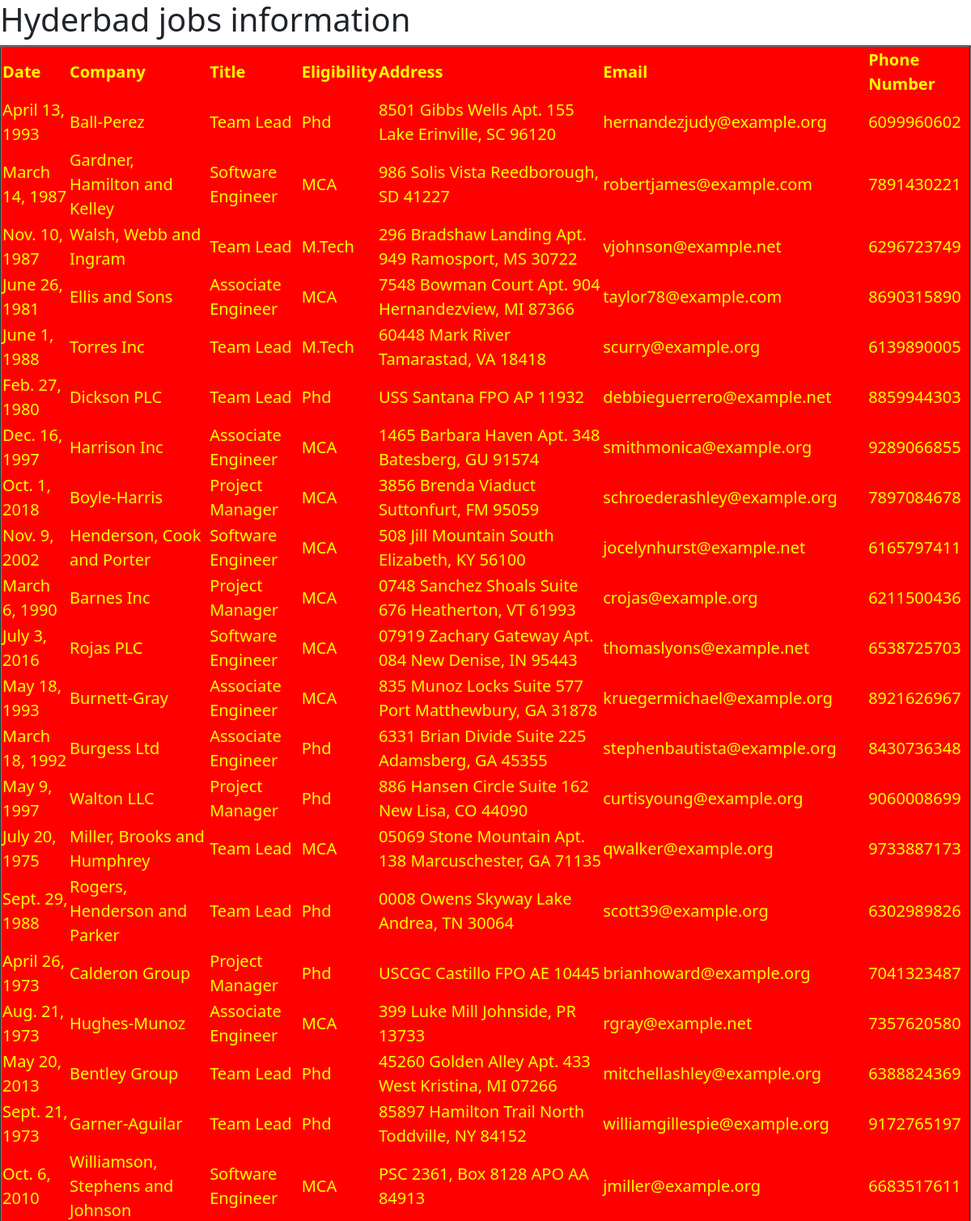
Screenshot of /hydjobs/ (upper part) with the database file from the repository.
### testapp/models.py (models this page shows)
class HydJobs(models.Model):
    date = models.DateField()
    company = models.CharField(max_length=30)
    title = models.CharField(max_length=30)
    eligibility = models.CharField(max_length=30)
    address = models.CharField(max_length=30)
    email = models.EmailField()
    phonenumber = models.BigIntegerField()

### testapp/views.py (the view)
# urls.py: path('hydjobs/', views.hydjobs_view),
def hydjobs_view(request):
    jobs_list = HydJobs.objects.all()
    my_dict = {'jobs_list':jobs_list}
    return render(request,'testapp/hydjobs.html',my_dict)

### templates/testapp/hydjobs.html (shortened to what this page needs)
<!DOCTYPE html>
{% load static %}
<html lang="en" dir="ltr">
  <head>
    <link href="https://cdn.jsdelivr.net/npm/bootstrap@5.3.1/dist/css/bootstrap.min.css" rel="stylesheet">
    <link rel="stylesheet" href="{% static 'css/jobs.css' %}">
  </head>
  <body>
    <h1>Hyderbad jobs information</h1>
    {% if jobs_list %}
    <table border="2px">
        <thead>
            <th>Date</th>
            <th>Company</th>
            <th>Title</th>
            <th>Eligibility</th>
            <th>Address</th>
            <th>Email</th>
            <th>Phone Number</th>
        </thead>
        {% for job in jobs_list %}
        <tr>
            <td>{{job.date}}</td>
            <td>{{job.company}}</td>
            <td>{{job.title}}</td>
            <td>{{job.eligibility}}</td>
            <td>{{job.address}}</td>
            <td>{{job.email}}</td>
            <td>{{job.phonenumber}}</td>
        </tr>
        {% endfor %}
    </table>
    {% else %}
    <p id="specialp">No jobs in Hyedrabad</p>
    {% endif %}
  </body>
</html>

### static/css/jobs.css (style rules this page uses)
table { color: yellow; background: red; margin: auto; font-size: 20px; }

### rows the page displays
HydJobs: date "April 13, 1993", company "Ball-Perez", title "Team Lead", eligibility "Phd", address "8501 Gibbs Wells Apt. 155 Lake Erinville, SC 96120", email "hernandezjudy@example.org", phonenumber "6099960602"
HydJobs: date "March 14, 1987", company "Gardner, Hamilton and Kelley", title "Software Engineer", eligibility "MCA", address "986 Solis Vista Reedborough, SD 41227", email "robertjames@example.com", phonenumber "7891430221"
HydJobs: date "Nov. 10, 1987", company "Walsh, Webb and Ingram", title "Team Lead", eligibility "M.Tech", address "296 Bradshaw Landing Apt. 949 Ramosport, MS 30722", email "vjohnson@example.net", phonenumber "6296723749"
HydJobs: date "June 26, 1981", company "Ellis and Sons", title "Associate Engineer", eligibility "MCA", address "7548 Bowman Court Apt. 904 Hernandezview, MI 87366", email "taylor78@example.com", phonenumber "8690315890"
HydJobs: date "June 1, 1988", company "Torres Inc", title "Team Lead", eligibility "M.Tech", address "60448 Mark River Tamarastad, VA 18418", email "scurry@example.org", phonenumber "6139890005"
HydJobs: date "Feb. 27, 1980", company "Dickson PLC", title "Team Lead", eligibility "Phd", address "USS Santana FPO AP 11932", email "debbieguerrero@example.net", phonenumber "8859944303"
HydJobs: date "Dec. 16, 1997", company "Harrison Inc", title "Associate Engineer", eligibility "MCA", address "1465 Barbara Haven Apt. 348 Batesberg, GU 91574", email "smithmonica@example.org", phonenumber "9289066855"
HydJobs: date "Oct. 1, 2018", company "Boyle-Harris", title "Project Manager", eligibility "MCA", address "3856 Brenda Viaduct Suttonfurt, FM 95059", email "schroederashley@example.org", phonenumber "7897084678"
HydJobs: date "Nov. 9, 2002", company "Henderson, Cook and Porter", title "Software Engineer", eligibility "MCA", address "508 Jill Mountain South Elizabeth, KY 56100", email "jocelynhurst@example.net", phonenumber "6165797411"
HydJobs: date "March 6, 1990", company "Barnes Inc", title "Project Manager", eligibility "MCA", address "0748 Sanchez Shoals Suite 676 Heatherton, VT 61993", email "crojas@example.org", phonenumber "6211500436"
HydJobs: date "July 3, 2016", company "Rojas PLC", title "Software Engineer", eligibility "MCA", address "07919 Zachary Gateway Apt. 084 New Denise, IN 95443", email "thomaslyons@example.net", phonenumber "6538725703"
HydJobs: date "May 18, 1993", company "Burnett-Gray", title "Associate Engineer", eligibility "MCA", address "835 Munoz Locks Suite 577 Port Matthewbury, GA 31878", email "kruegermichael@example.org", phonenumber "8921626967"
HydJobs: date "March 18, 1992", company "Burgess Ltd", title "Associate Engineer", eligibility "Phd", address "6331 Brian Divide Suite 225 Adamsberg, GA 45355", email "stephenbautista@example.org", phonenumber "8430736348"
HydJobs: date "May 9, 1997", company "Walton LLC", title "Project Manager", eligibility "Phd", address "886 Hansen Circle Suite 162 New Lisa, CO 44090", email "curtisyoung@example.org", phonenumber "9060008699"
HydJobs: date "July 20, 1975", company "Miller, Brooks and Humphrey", title "Team Lead", eligibility "MCA", address "05069 Stone Mountain Apt. 138 Marcuschester, GA 71135", email "qwalker@example.org", phonenumber "9733887173"
HydJobs: date "Sept. 29, 1988", company "Rogers, Henderson and Parker", title "Team Lead", eligibility "Phd", address "0008 Owens Skyway Lake Andrea, TN 30064", email "scott39@example.org", phonenumber "6302989826"
HydJobs: date "April 26, 1973", company "Calderon Group", title "Project Manager", eligibility "Phd", address "USCGC Castillo FPO AE 10445", email "brianhoward@example.org", phonenumber "7041323487"
HydJobs: date "Aug. 21, 1973", company "Hughes-Munoz", title "Associate Engineer", eligibility "MCA", address "399 Luke Mill Johnside, PR 13733", email "rgray@example.net", phonenumber "7357620580"
HydJobs: date "May 20, 2013", company "Bentley Group", title "Team Lead", eligibility "Phd", address "45260 Golden Alley Apt. 433 West Kristina, MI 07266", email "mitchellashley@example.org", phonenumber "6388824369"
HydJobs: date "Sept. 21, 1973", company "Garner-Aguilar", title "Team Lead", eligibility "Phd", address "85897 Hamilton Trail North Toddville, NY 84152", email "williamgillespie@example.org", phonenumber "9172765197"
HydJobs: date "Oct. 6, 2010", company "Williamson, Stephens and Johnson", title "Software Engineer", eligibility "MCA", address "PSC 2361, Box 8128 APO AA 84913", email "jmiller@example.org", phonenumber "6683517611"
